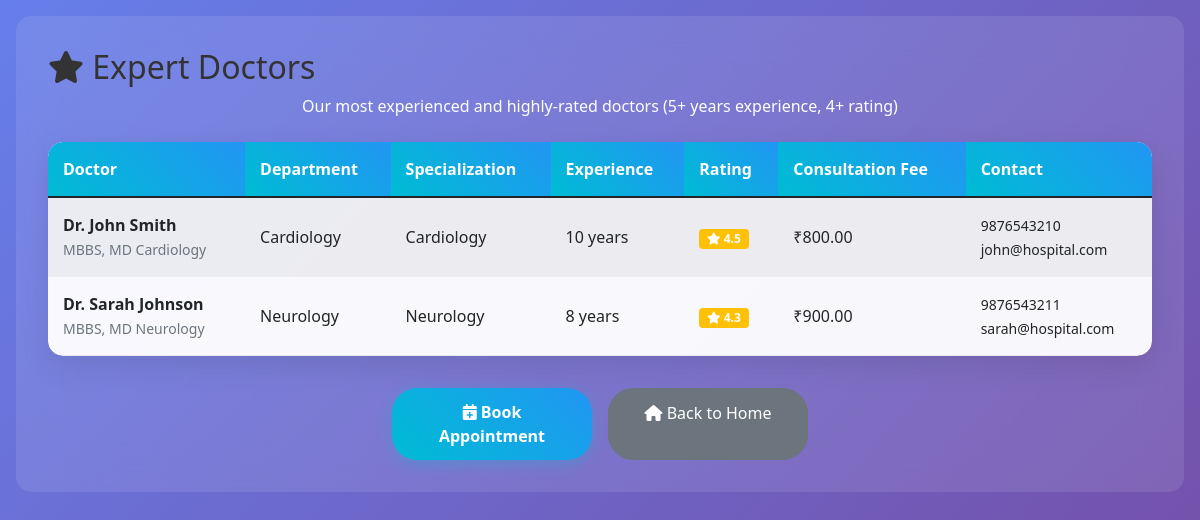
Screenshot of /expert-doctors.php with the database file from the repository.
### tables this page shows
CREATE TABLE doctors (
    id INT AUTO_INCREMENT PRIMARY KEY,
    doc_id VARCHAR(20) UNIQUE NOT NULL,
    name VARCHAR(100) NOT NULL,
    email VARCHAR(100) UNIQUE NOT NULL,
    password VARCHAR(255) NOT NULL,
    phone VARCHAR(15) NOT NULL,
    department_id INT NOT NULL,
    specialization VARCHAR(100) NOT NULL,
    qualification VARCHAR(200) NOT NULL,
    experience INT NOT NULL,
    consultation_fee DECIMAL(10,2) NOT NULL,
    rating DECIMAL(2,1) DEFAULT 0.0,
    address TEXT,
    image VARCHAR(255),
    status ENUM('active', 'inactive') DEFAULT 'active',
    created_at TIMESTAMP DEFAULT CURRENT_TIMESTAMP,
    FOREIGN KEY (department_id) REFERENCES departments(id) ON DELETE CASCADE
);

CREATE TABLE departments (
    id INT AUTO_INCREMENT PRIMARY KEY,
    dept_id VARCHAR(20) UNIQUE NOT NULL,
    name VARCHAR(100) NOT NULL,
    description TEXT,
    head_of_department VARCHAR(100),
    created_at TIMESTAMP DEFAULT CURRENT_TIMESTAMP
);

### expert-doctors.php (the view, shortened to what this page needs)
<?php
try {
    $pdo = getConnection();
    $query = "SELECT d.*, dept.name as department_name FROM doctors d
              LEFT JOIN departments dept ON d.department_id = dept.id
              WHERE d.experience >= 5 AND d.rating >= 4.0 AND d.status = 'active'
              ORDER BY d.rating DESC, d.experience DESC";
    $stmt = $pdo->prepare($query);
    $stmt->execute();
    $expert_doctors = $stmt->fetchAll();
} catch(PDOException $e) {
    $expert_doctors = [];
    $error = "Database error: " . $e->getMessage();
}
?>
<!DOCTYPE html>
<html lang="en">
<head>
    <link href="https://cdn.jsdelivr.net/npm/bootstrap@5.1.3/dist/css/bootstrap.min.css" rel="stylesheet">
    <link href="https://cdnjs.cloudflare.com/ajax/libs/font-awesome/6.0.0/css/all.min.css" rel="stylesheet">
    <link href="css/style.css" rel="stylesheet">
</head>
<body>
    <div style="width: 100vw; min-height: 100vh; padding: 1rem; background: linear-gradient(135deg, #667eea 0%, #764ba2 100%);">
        <div style="width: 100%; background: rgba(255, 255, 255, 0.1); backdrop-filter: blur(20px); border-radius: 15px; padding: 2rem;">
                        <h2><i class="fas fa-star"></i> Expert Doctors</h2>
                        <p class="text-center text-white mb-4">
                            Our most experienced and highly-rated doctors (5+ years experience, 4+ rating)
                        </p>
                        <?php if (count($expert_doctors) > 0): ?>
                        <div style="width: 100%; overflow-x: auto; -webkit-overflow-scrolling: touch; border-radius: 15px; box-shadow: 0 10px 30px rgba(0, 0, 0, 0.1);">
                            <table class="table table-striped" style="width: 100%; min-width: 900px; background: rgba(255, 255, 255, 0.95); border-radius: 15px; overflow: hidden; margin-bottom: 0;">
                                <thead>
                                    <tr>
                                        <th>Doctor</th>
                                        <th>Department</th>
                                        <th>Specialization</th>
                                        <th>Experience</th>
                                        <th>Rating</th>
                                        <th>Consultation Fee</th>
                                        <th>Contact</th>
                                    </tr>
                                </thead>
                                <tbody>
                                    <?php foreach ($expert_doctors as $doctor): ?>
                                    <tr>
                                        <td>
                                            <strong><?php echo htmlspecialchars($doctor['name']); ?></strong><br>
                                            <small class="text-muted"><?php echo htmlspecialchars($doctor['qualification']); ?></small>
                                        </td>
                                        <td><?php echo htmlspecialchars($doctor['department_name']); ?></td>
                                        <td><?php echo htmlspecialchars($doctor['specialization']); ?></td>
                                        <td><?php echo $doctor['experience']; ?> years</td>
                                        <td>
                                            <span class="badge bg-warning">
                                                <i class="fas fa-star"></i> <?php echo $doctor['rating']; ?>
                                            </span>
                                        </td>
                                        <td>₹<?php echo number_format($doctor['consultation_fee'], 2); ?></td>
                                        <td>
                                            <small>
                                                <?php echo htmlspecialchars($doctor['phone']); ?><br>
                                                <?php echo htmlspecialchars($doctor['email']); ?>
                                            </small>
                                        </td>
                                    </tr>
                                    <?php endforeach; ?>
                                </tbody>
                            </table>
                        </div>
                        <?php else: ?>
                        <div class="text-center text-white">
                            <p>No expert doctors found.</p>
                        </div>
                        <?php endif; ?>
                        <div style="display: flex; gap: 1rem; justify-content: center; margin-top: 2rem; flex-wrap: wrap;">
                            <a href="schedule-appointment.php" class="btn btn-primary" style="flex: 1; max-width: 200px; border-radius: 25px; padding: 12px 20px;">
                                <i class="fas fa-calendar-plus"></i> Book Appointment
                            </a>
                            <a href="index.php" class="btn btn-secondary" style="flex: 1; max-width: 200px; border-radius: 25px; padding: 12px 20px;">
                                <i class="fas fa-home"></i> Back to Home
                            </a>
                        </div>
        </div>
    </div>
</body>
</html>

### css/style.css (style rules this page uses)
* { margin: 0; padding: 0; box-sizing: border-box; }
body { font-family: 'Segoe UI', Tahoma, Geneva, Verdana, sans-serif; background: linear-gradient(135deg, #667eea 0%, #764ba2 100%); min-height: 100vh; color: #333; }
.btn-primary { background: linear-gradient(45deg, #00bcd4, #2196f3); border: none; border-radius: 25px; padding: 12px 30px; font-weight: 600; transition: all 0.3s ease; box-shadow: 0 4px 15px rgba(0, 188, 212, 0.3); }
.table { background: rgba(255, 255, 255, 0.95); border-radius: 15px; overflow: hidden; box-shadow: 0 10px 30px rgba(0, 0, 0, 0.1); }
.table thead th { background: linear-gradient(45deg, #00bcd4, #2196f3); color: white; border: none; padding: 15px; font-weight: 600; }
.table tbody td { padding: 15px; border-color: rgba(0, 0, 0, 0.05); vertical-align: middle; }
@media (min-width: 992px) { .table { width: 100%; } }
* { box-sizing: border-box; }
.card, .btn, .form-control { width: 100%; max-width: 100%; }
body, html { width: 100%; overflow-x: hidden; }
.table { table-layout: auto; width: 100%; }

### expert-doctors.php (style rules this page uses)
body { margin: 0; padding: 0; width: 100vw; overflow-x: hidden; }

### rows the page displays
doctors: name "Dr. John Smith", qualification "MBBS, MD Cardiology", department.name "Cardiology", specialization "Cardiology", experience "10", rating "4.5", consultation_fee "800.00", phone "9876543210", email "john@hospital.com"
doctors: name "Dr. Sarah Johnson", qualification "MBBS, MD Neurology", department.name "Neurology", specialization "Neurology", experience "8", rating "4.3", consultation_fee "900.00", phone "9876543211", email "sarah@hospital.com"
